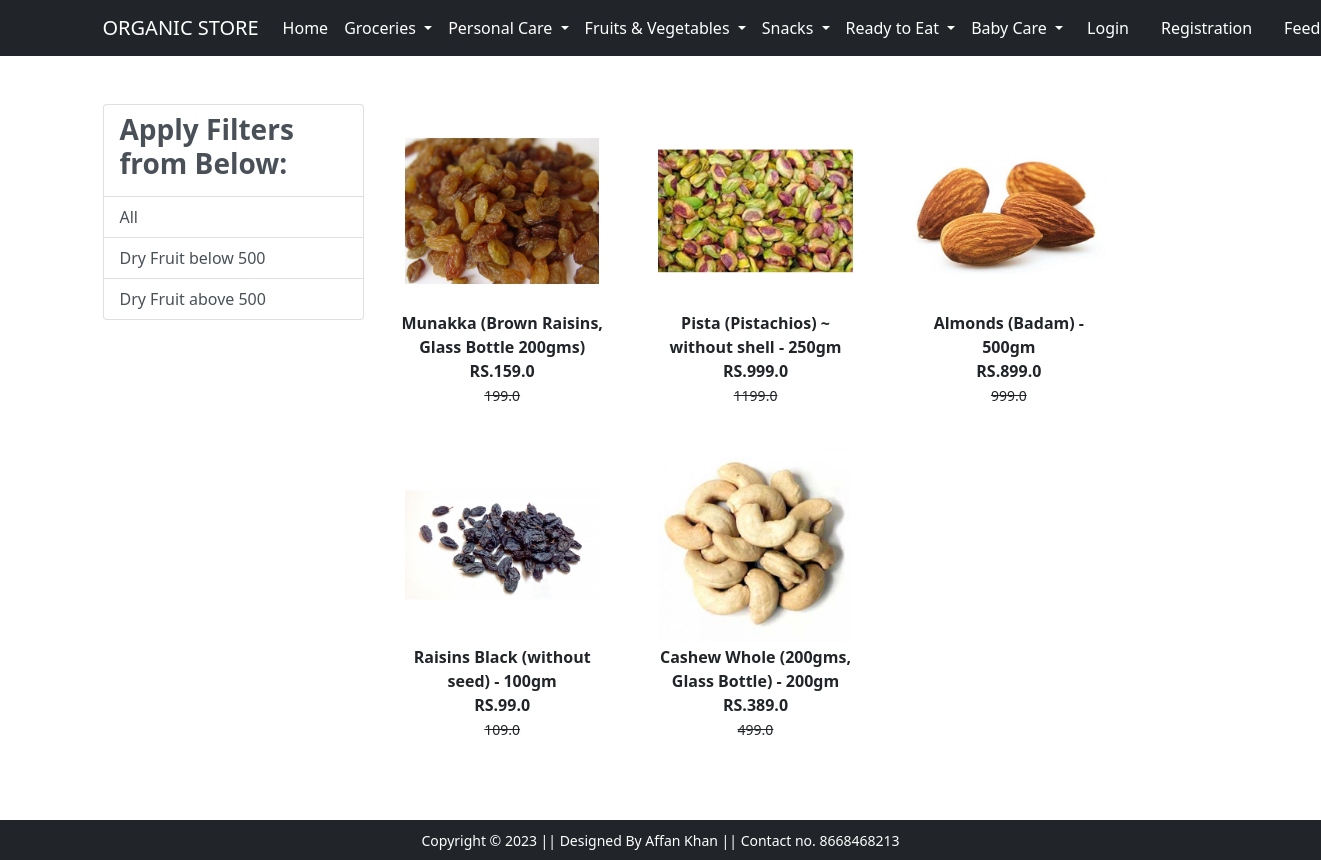
The page /dryfruit/ on the database its author committed.
### organic/models.py (models this page shows, shortened)
class Product(models.Model):
    title = models.CharField(max_length=100)
    selling_price = models.FloatField()
    discounted_price = models.FloatField()
    description = models.TextField()
    brand = models.CharField(max_length=100)
    category = models.CharField(choices=CATEGORY_CHOICES, max_length=5)
    product_image = models.ImageField(upload_to="productimg")

### organic/views.py (the view)
# urls.py: path('dryfruit/', views.dryfruit, name='dryfruit'),
def dryfruit(request, data=None):
    totalitem = 0
    if data == None:
        dryfruit = Product.objects.filter(category='df')
    elif data == 'below':
        dryfruit = Product.objects.filter(category='df').filter(discounted_price__lt=500)
    elif data == 'above':
        dryfruit = Product.objects.filter(category='df').filter(discounted_price__gt=500)
    if request.user.is_authenticated:
        totalitem = len(Cart.objects.filter(user=request.user))
    return render(request, 'dryfruit.html', {'dryfruit': dryfruit, 'totalitem': totalitem})

### organic/templates/dryfruit.html (shortened to what this page needs)
{% extends 'base.html' %}
{% load static %}
{% block main-content %}
<body>
<div class="container my-5 ">
 <div class="row">
  <div class="col-sm-3">
    <div class="list-group">
        <a href="#" class="list-group-item
         list-group-item-action" aria-current="true" ><h3 class="fw-bold">Apply Filters from Below:</h3></a>
        <a href="{% url 'dryfruit' %}" class="list-group-item
         list-group-item-action" aria-current="true">All</a>
         <a href="{% url 'dryfruitdata' 'below' %}" class="list-group-item
         list-group-item-action" aria-current="true">Dry Fruit below 500</a>
         <a href="{% url 'dryfruitdata' 'above' %}" class="list-group-item
         list-group-item-action" aria-current="true">Dry Fruit above 500</a>
    </div>
  </div>
  <div class="col-sm-8">
      <div class="row">
          {% for product in dryfruit %}
           <div class="col-sm-4 text-center mb-4">
               <a href="{% url 'product-detail' product.id %}" class="btn">
                   <div class="item">
                       <img src="{{product.product_image.url}}" alt="" height="200" class="">
                       <div class="fw-bold">{{product.description}}</div>
                       <div class="fw-bold">RS.{{product.discounted_price}}</div>
                       <small class="fw-light text-decoration-line-through">{{product.selling_price}}</small>
                   </div>
                </a>
            </div>
            {% endfor %}
        </div>
  </div>
 </div>
</div>
</body>
{% endblock main-content %}

### rows shown on the page
Product: product_image (picture), description "Munakka (Brown Raisins, Glass Bottle 200gms)", discounted_price "159.0", selling_price "199.0"
Product: product_image (picture), description "Pista (Pistachios) ~ without shell - 250gm", discounted_price "999.0", selling_price "1199.0"
Product: product_image (picture), description "Almonds (Badam) - 500gm", discounted_price "899.0", selling_price "999.0"
Product: product_image (picture), description "Raisins Black (without seed) - 100gm", discounted_price "99.0", selling_price "109.0"
Product: product_image (picture), description "Cashew Whole (200gms, Glass Bottle) - 200gm", discounted_price "389.0", selling_price "499.0"
